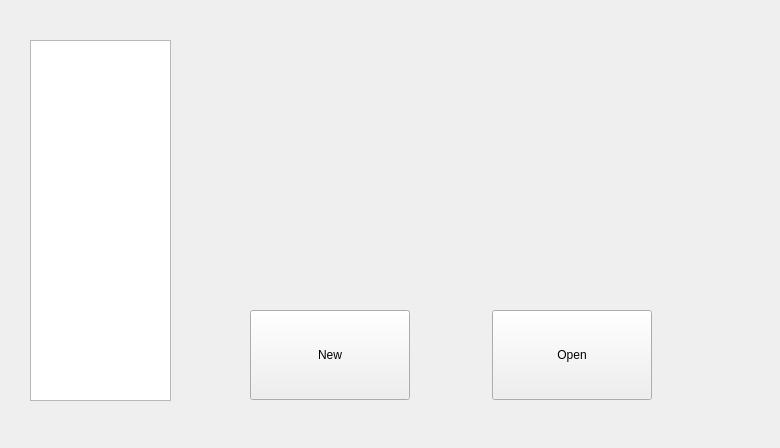
<?xml version="1.0" encoding="UTF-8"?>
<ui version="4.0">
 <class>MainWindow</class>
 <widget class="QMainWindow" name="MainWindow">
  <property name="geometry">
   <rect>
    <x>0</x>
    <y>0</y>
    <width>780</width>
    <height>448</height>
   </rect>
  </property>
  <property name="windowTitle">
   <string>QNovel</string>
  </property>
  <widget class="QWidget" name="centralWidget">
   <widget class="QListWidget" name="listWidget">
    <property name="geometry">
     <rect>
      <x>30</x>
      <y>40</y>
      <width>141</width>
      <height>361</height>
     </rect>
    </property>
   </widget>
   <widget class="QLabel" name="infoLabel">
    <property name="geometry">
     <rect>
      <x>220</x>
      <y>50</y>
      <width>511</width>
      <height>211</height>
     </rect>
    </property>
    <property name="text">
     <string/>
    </property>
   </widget>
   <widget class="QPushButton" name="newBtn">
    <property name="geometry">
     <rect>
      <x>250</x>
      <y>310</y>
      <width>160</width>
      <height>90</height>
     </rect>
    </property>
    <property name="text">
     <string>New</string>
    </property>
   </widget>
   <widget class="QPushButton" name="openBtn">
    <property name="geometry">
     <rect>
      <x>492</x>
      <y>310</y>
      <width>160</width>
      <height>90</height>
     </rect>
    </property>
    <property name="text">
     <string>Open</string>
    </property>
   </widget>
  </widget>
 </widget>
 <layoutdefault spacing="6" margin="11"/>
 <resources/>
 <connections/>
</ui>
